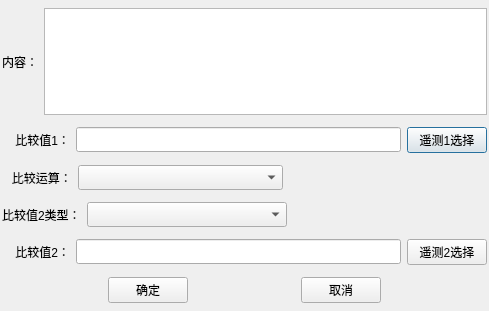
<?xml version="1.0" encoding="UTF-8"?>
<ui version="4.0">
 <class>compareProp</class>
 <widget class="QDialog" name="compareProp">
  <property name="geometry">
   <rect>
    <x>0</x>
    <y>0</y>
    <width>489</width>
    <height>311</height>
   </rect>
  </property>
  <property name="windowTitle">
   <string>比较调节设置</string>
  </property>
  <layout class="QVBoxLayout" name="verticalLayout" stretch="0,0,0,0,0,0,0">
   <property name="leftMargin">
    <number>2</number>
   </property>
   <property name="topMargin">
    <number>2</number>
   </property>
   <property name="rightMargin">
    <number>2</number>
   </property>
   <property name="bottomMargin">
    <number>2</number>
   </property>
   <item>
    <layout class="QHBoxLayout" name="horizontalLayout">
     <item>
      <widget class="QLabel" name="label">
       <property name="text">
        <string>内容：</string>
       </property>
      </widget>
     </item>
     <item>
      <widget class="QTextBrowser" name="textBrowser">
       <property name="minimumSize">
        <size>
         <width>0</width>
         <height>0</height>
        </size>
       </property>
       <property name="maximumSize">
        <size>
         <width>16777215</width>
         <height>107</height>
        </size>
       </property>
      </widget>
     </item>
    </layout>
   </item>
   <item>
    <layout class="QHBoxLayout" name="horizontalLayout_2">
     <item>
      <widget class="QLabel" name="label_2">
       <property name="text">
        <string>    比较值1：</string>
       </property>
      </widget>
     </item>
     <item>
      <widget class="QLineEdit" name="comp1LineEdit">
       <property name="minimumSize">
        <size>
         <width>0</width>
         <height>25</height>
        </size>
       </property>
      </widget>
     </item>
     <item>
      <widget class="QPushButton" name="comp1SelBtn">
       <property name="minimumSize">
        <size>
         <width>0</width>
         <height>25</height>
        </size>
       </property>
       <property name="text">
        <string>遥测1选择</string>
       </property>
      </widget>
     </item>
    </layout>
   </item>
   <item>
    <layout class="QHBoxLayout" name="horizontalLayout_3" stretch="1,3,3">
     <item>
      <widget class="QLabel" name="label_3">
       <property name="text">
        <string>   比较运算：</string>
       </property>
      </widget>
     </item>
     <item>
      <widget class="QComboBox" name="compComboBox">
       <property name="minimumSize">
        <size>
         <width>0</width>
         <height>25</height>
        </size>
       </property>
      </widget>
     </item>
     <item>
      <spacer name="horizontalSpacer">
       <property name="orientation">
        <enum>Qt::Horizontal</enum>
       </property>
       <property name="sizeHint" stdset="0">
        <size>
         <width>40</width>
         <height>20</height>
        </size>
       </property>
      </spacer>
     </item>
    </layout>
   </item>
   <item>
    <layout class="QHBoxLayout" name="horizontalLayout_4" stretch="1,3,3">
     <item>
      <widget class="QLabel" name="label_4">
       <property name="text">
        <string>比较值2类型：</string>
       </property>
      </widget>
     </item>
     <item>
      <widget class="QComboBox" name="comp2TypeComboBox">
       <property name="minimumSize">
        <size>
         <width>0</width>
         <height>25</height>
        </size>
       </property>
      </widget>
     </item>
     <item>
      <spacer name="horizontalSpacer_2">
       <property name="orientation">
        <enum>Qt::Horizontal</enum>
       </property>
       <property name="sizeHint" stdset="0">
        <size>
         <width>40</width>
         <height>20</height>
        </size>
       </property>
      </spacer>
     </item>
    </layout>
   </item>
   <item>
    <layout class="QHBoxLayout" name="horizontalLayout_5">
     <item>
      <widget class="QLabel" name="label_5">
       <property name="text">
        <string>    比较值2：</string>
       </property>
      </widget>
     </item>
     <item>
      <widget class="QLineEdit" name="comp2LineEdit">
       <property name="minimumSize">
        <size>
         <width>0</width>
         <height>25</height>
        </size>
       </property>
      </widget>
     </item>
     <item>
      <widget class="QPushButton" name="comp2SelBtn">
       <property name="minimumSize">
        <size>
         <width>0</width>
         <height>25</height>
        </size>
       </property>
       <property name="text">
        <string>遥测2选择</string>
       </property>
      </widget>
     </item>
    </layout>
   </item>
   <item>
    <layout class="QHBoxLayout" name="horizontalLayout_6"/>
   </item>
   <item>
    <layout class="QHBoxLayout" name="horizontalLayout_7">
     <item>
      <spacer name="horizontalSpacer_4">
       <property name="orientation">
        <enum>Qt::Horizontal</enum>
       </property>
       <property name="sizeHint" stdset="0">
        <size>
         <width>40</width>
         <height>20</height>
        </size>
       </property>
      </spacer>
     </item>
     <item>
      <widget class="QPushButton" name="okBtn">
       <property name="minimumSize">
        <size>
         <width>0</width>
         <height>25</height>
        </size>
       </property>
       <property name="text">
        <string>确定</string>
       </property>
      </widget>
     </item>
     <item>
      <spacer name="horizontalSpacer_5">
       <property name="orientation">
        <enum>Qt::Horizontal</enum>
       </property>
       <property name="sizeHint" stdset="0">
        <size>
         <width>40</width>
         <height>20</height>
        </size>
       </property>
      </spacer>
     </item>
     <item>
      <widget class="QPushButton" name="cancleBtn">
       <property name="minimumSize">
        <size>
         <width>0</width>
         <height>25</height>
        </size>
       </property>
       <property name="text">
        <string>取消</string>
       </property>
      </widget>
     </item>
     <item>
      <spacer name="horizontalSpacer_6">
       <property name="orientation">
        <enum>Qt::Horizontal</enum>
       </property>
       <property name="sizeHint" stdset="0">
        <size>
         <width>40</width>
         <height>20</height>
        </size>
       </property>
      </spacer>
     </item>
    </layout>
   </item>
  </layout>
 </widget>
 <resources/>
 <connections/>
</ui>
